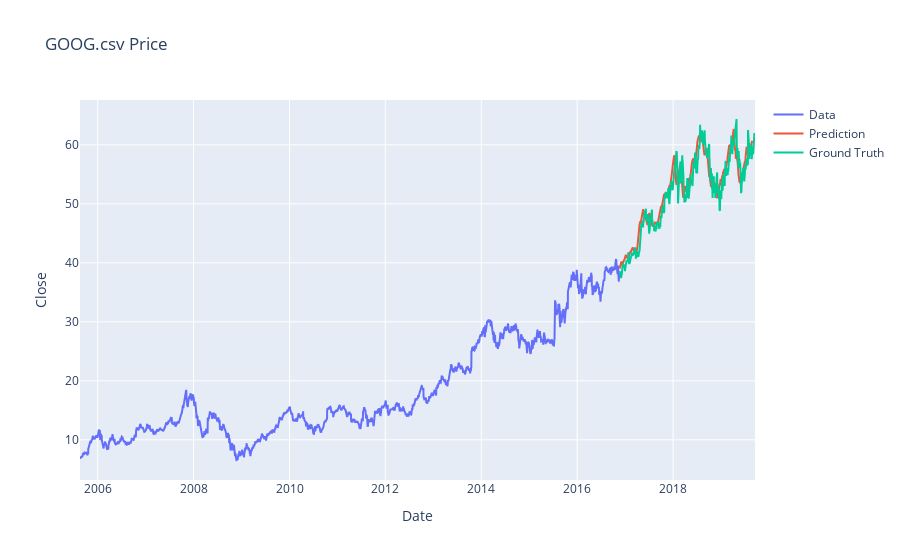

The notebook cell saved with this chart:
### Code cell
close_train = close_train.reshape((-1))
close_test = close_test.reshape((-1))
prediction = prediction.reshape((-1))


trace1 = go.Scatter(
    x = date_train,
    y = close_train,
    mode = 'lines',
    name = 'Data'
)
trace2 = go.Scatter(
    x = date_test,
    y = prediction,
    mode = 'lines',
    name = 'Prediction'
)
trace3 = go.Scatter(
    x = date_test,
    y = close_test,
    mode='lines',
    name = 'Ground Truth'
)
layout = go.Layout(
    title = f'{symbol} Price',
    xaxis = {'title' : "Date"},
    yaxis = {'title' : "Close"}
)
fig = go.Figure(data=[trace1, trace2, trace3], layout=layout)
fig.show()

### Figure 1 — Plotly figure (JSON) as saved in the notebook; plotly's stock layout.template omitted (floating-point values rounded to 4 significant figures; data arrays with more than 128 entries replaced by an {"elided": "..."} marker saying what was removed)
{"data": [{"mode": "lines", "name": "Data", "type": "scatter", "x": {"elided": "2834 str values"}, "y": {"elided": "2834 float values"}}, {"mode": "lines", "name": "Prediction", "type": "scatter", "x": {"elided": "709 str values"}, "y": {"elided": "694 float values"}}, {"mode": "lines", "name": "Ground Truth", "type": "scatter", "x": {"elided": "709 str values"}, "y": {"elided": "709 float values"}}], "layout": {"title": {"text": "GOOG.csv Price"}, "xaxis": {"title": {"text": "Date"}}, "yaxis": {"title": {"text": "Close"}}}}
